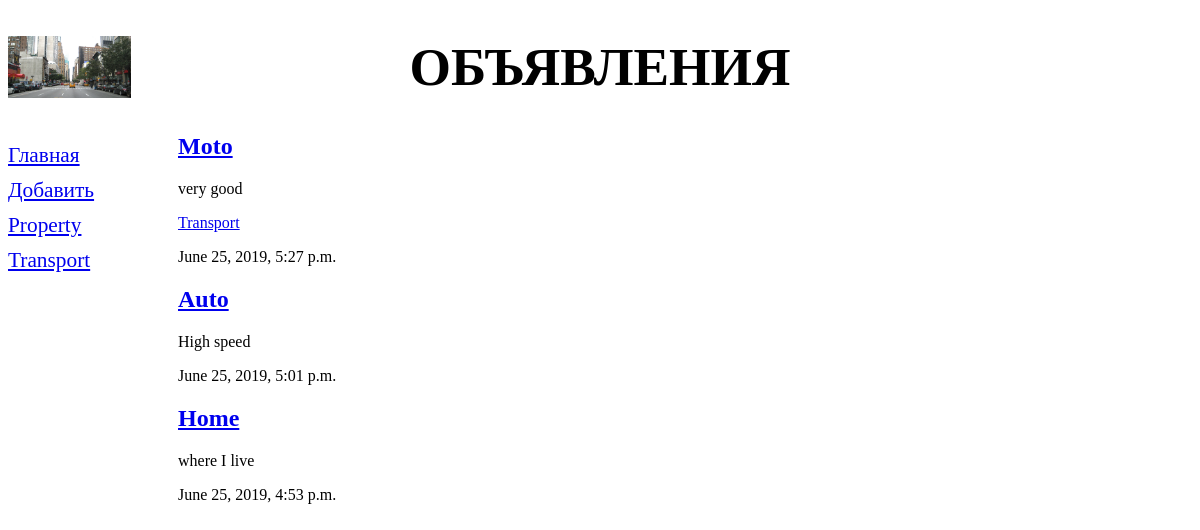
Page /bboard/ on the earlier database version.
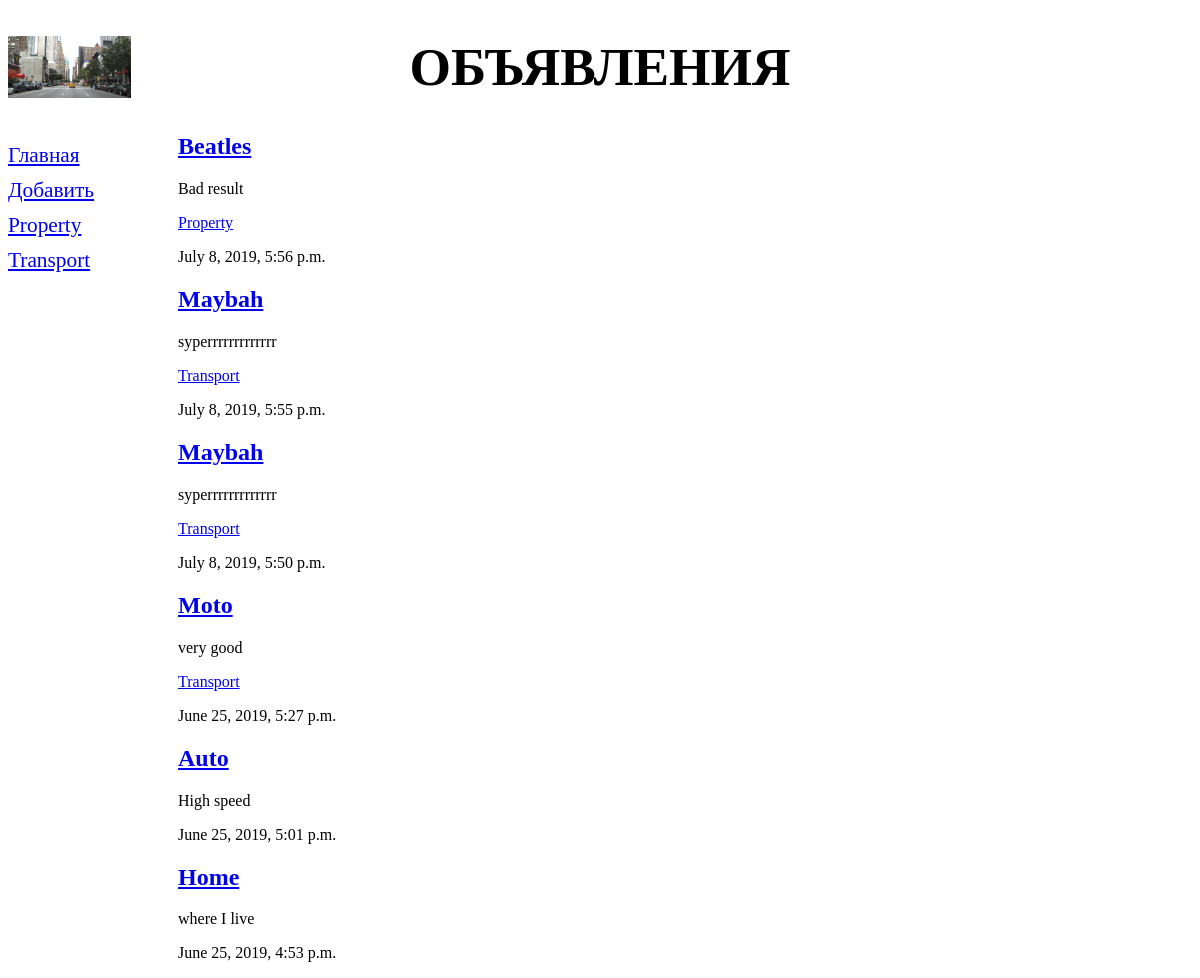
Same page on the later database version.
### bboard/models.py (models this page shows, shortened)
class Rubric(models.Model):
    name = models.CharField(max_length=20, db_index=True, verbose_name='Name')
    class Meta:
        verbose_name_plural = 'Rubrics'
        verbose_name = 'Rubric'
        ordering = ['name']

class Bb(models.Model):
    title = models.CharField(max_length=50, verbose_name='Product')
    content = models.TextField(null=True, blank=True, verbose_name='Description')
    price = models.FloatField(null=True, blank=True, verbose_name='Price')
    published = models.DateTimeField(auto_now_add=True, db_index=True, verbose_name='Posted')
    rubric = models.ForeignKey('Rubric', null=True, on_delete=models.PROTECT, verbose_name='Rubric')
    class Meta:
        verbose_name_plural = 'Announcements'
        verbose_name = 'Announcement'
        ordering = ['-published']

### bboard/views.py (the view)
# urls.py: path('', index, name='index'),
def index(request):
    bbs = Bb.objects.all()
    rubrics = Rubric.objects.all()
    context = {'bbs': bbs, 'rubrics': rubrics}
    return render(request, 'bboard/index.html', context)

### bboard/templates/bboard/index.html
{% extends "bboard/layout/base.html" %}
{% block content %}
    {% for bb in bbs %}
        <div class="b">
            <h2><a href="{% url 'detail' pk=bb.pk %}">{{ bb.title }}</a></h2>
            <p> {{ bb.content }} </p>
            {% if bb.rubric.pk %}
                <a href="{% url 'by_rubric' bb.rubric.pk %}">{{ bb.rubric.name}}</a>
            {% endif %}
            <p>{{ bb.published }} </p>
        </div>
    {% endfor %}
{% endblock %}

### bboard/templates/bboard/layout/base.html (shortened to what this page needs)
{% load static %}
<!DOCTYPE html>
<html lang="en">
<head>
    <link rel="stylesheet" type="text/css" href="{% static 'bboard/style.css' %}">
</head>
<body>
<header>
    <h1>Объявления</h1>
</header>
<nav>
    <a href="{% url 'index' %}">Главная</a>
    <a href="{% url 'add' %}">Добавить</a>
        {% for rubric in rubrics %}
        <a href="{% url 'by_rubric' rubric.pk %}">{{ rubric.name}}</a>
        {% endfor %}
</nav>
    <section>
        {% block content %}
        {% endblock %}
    </section>
</body>
</html>

### bboard/static/bboard/style.css (style rules this page uses)
header h1 { font-size: 40pt; text-transform: uppercase; text-align: center; background: url("bg.jpg") left / auto 100% no-repeat; }
nav { font-size: 16pt; width: 15px; float: left; }
nav a { display: block; margin: 10px 0px; }
section { margin-left: 170px; }

Differences in the rows shown:
added Bb: title "Beatles", content "Bad result", rubric.name "Property", published "July 8, 2019, 5:56 p.m."
added Bb: title "Maybah", content "syperrrrrrrrrrrrr", rubric.name "Transport", published "July 8, 2019, 5:55 p.m."
added Bb: title "Maybah", content "syperrrrrrrrrrrrr", rubric.name "Transport", published "July 8, 2019, 5:50 p.m."
